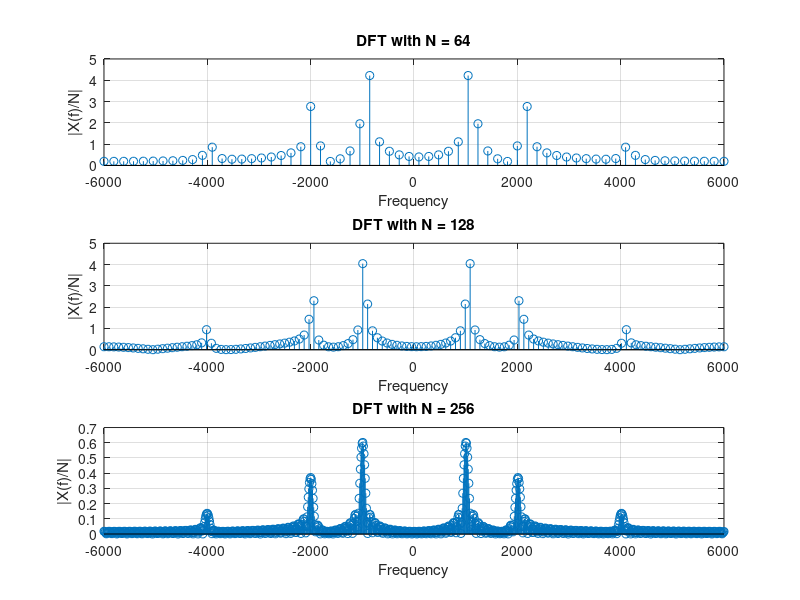

Write the MATLAB code that produced this figure.
Fs = 12000;
t = 0:1/Fs:0.01;
x = 10*cos(2*pi*1e3*t) + 6*cos(2*pi*2e3*t) + 2*cos(2*pi*4e3*t);
plot(t,x)
hold on
stem(t,x)
hold off
grid on
title('Original Signal x(t) time-sampled at 12KHz')
xlabel('t in seconds') 
ylabel('Amplitude')
%%
Fs = 12000;
t = 0:1/Fs:0.01;
N=64;
x = 10*cos(2*pi*1e3*t) + 6*cos(2*pi*2e3*t) + 2*cos(2*pi*4e3*t);
y=fft(x,N);
y=fftshift(y);
m = abs(y)/N;
f = -6000:12000/(N-1):6000;
subplot(311)
stem(f,m)
grid on
title('DFT with N = 64')
xlabel('Frequency')
ylabel('|X(f)/N|')

N1 = 128;
x = 10*cos(2*pi*1e3*t) + 6*cos(2*pi*2e3*t) + 2*cos(2*pi*4e3*t);
y1=fft(x,N1);
y1=fftshift(y1);
m1 = abs(y1)/N1;
f = -6000:12000/(N1-1):6000;
subplot(312)
stem(f,m1)
grid on
title('DFT with N = 128')
xlabel('Frequency')
ylabel('|X(f)/N|')

N2 = 1024;
x = 10*cos(2*pi*1e3*t) + 6*cos(2*pi*2e3*t) + 2*cos(2*pi*4e3*t);
y2=fft(x,N2);
y2=fftshift(y2);
m2 = abs(y2)/N2;
f = -6000:12000/(N2-1):6000;
subplot(313)
stem(f,m2)
grid on
title('DFT with N = 256')
xlabel('Frequency')
ylabel('|X(f)/N|')